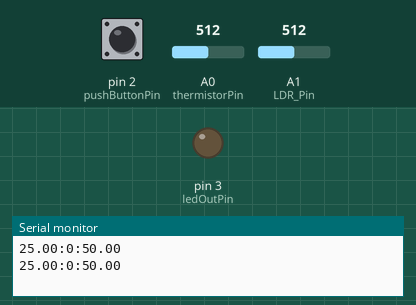
Recording of a sketch running on a simulated Arduino Uno, built with avr-gcc and run on an emulated ATmega328P. On the bench: output pins drawn as LEDs (lit = HIGH), the last lines printed to the serial monitor. The inputs (shaded band) are chosen by the test bench; at power-on: pin 2 (pushButtonPin) LOW, A0 (thermistorPin) = 512, A1 (LDR_Pin) = 512.

Above: at 1.2 s.
1.3 s: pin 2 (pushButtonPin) pulled HIGH for 0.15 s
At 2.1 s:
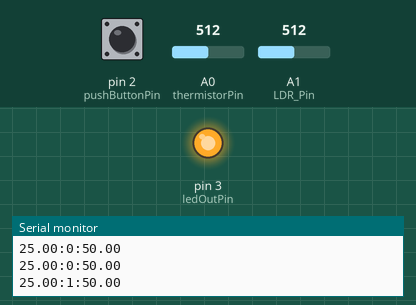
3.0 s: pin 2 (pushButtonPin) pulled HIGH for 1 s
At 4.5 s:
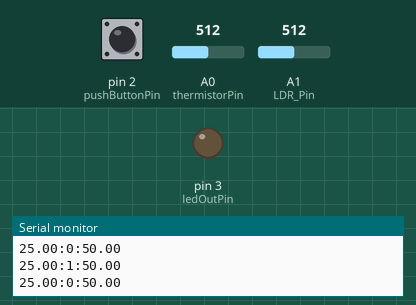
5.5 s: pin 2 (pushButtonPin) pulled HIGH for 3.2 s
At 9.1 s:
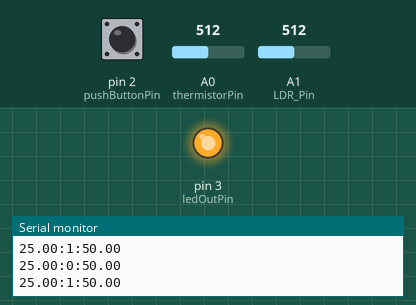
Timing chart, 0 to 10.6 s (numbered marks = the images above; inputs shaded):
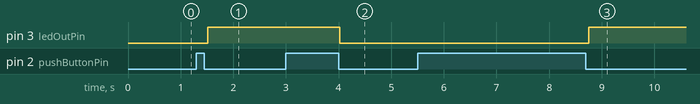

Measured:
- after the input at 1.3 s, pin 3 (ledOutPin): LOW → HIGH after 0.21 s
- after the input at 3.0 s, pin 3 (ledOutPin): HIGH → LOW after 1.0 s
- after the input at 5.5 s, pin 3 (ledOutPin): LOW → HIGH after 3.3 s

The sketch:

temp_light_sensor.ino
```cpp
/*
@Author Alp
Let's make a digital thermometer.. and add a photoresistor to get the temperature and luminance of an area.
The thermistor conversions and pieces of code could be found on http://playground.arduino.cc/ComponentLib/Thermistor2 .
*/

#include <math.h>
#include <Time.h>

int thermistorPin = A0; //analog pin 0
double tSaved = 0; //readable Temperature value
double tMax = 0;
double tMin = 100;
int LDR_Pin = A1; //analog pin 1
int lightVal = 0;
double luminance = 0.0; //readable percentage format for luminance.
boolean initFlag = true;
int ledOutPin = 3;
int pushButtonPin = 2;
int buttonState = 0;
int oldButtonState = 1;
int lightState = 1; //readable state of light
int serialSendingDelay = 10*60*1000; //miliseconds - AKA set to 10 minutes
int oldLightState = 0;
unsigned long lastUpdateTime = 0;
int buttonPressed = 0;

double Thermistor(int RawADC) {
 double Temp;
 Temp = log(10000.0*((1024.0/RawADC-1)));
 Temp = 1 / (0.001129148 + (0.000234125 + (0.0000000876741 * Temp * Temp ))* Temp );
 Temp = Temp - 273.15; // Convert Kelvin to Celcius
 return Temp;
}

int lightStateHandler() {
  buttonState = digitalRead(pushButtonPin);
  //Serial.println(buttonState);
  if(oldButtonState != buttonState)
  {
    oldButtonState = buttonState;
    if(oldButtonState==0)
    {
      buttonPressed = 1;
      if(lightState==0)
      {
        lightState = 1;
      }
      else
      {
        lightState = 0;
      }
      //Serial.println(lightState?"On":"Off");
      digitalWrite(ledOutPin, lightState);
    }
  }
  return buttonPressed;
}
int getLightState () {
     return lightState;
}

void printAll(){
  double luminance = (1024-lightVal);
//  Serial.print("TIME-");
//  Serial.print(millis()/1000);
//  Serial.print(" ");
//
  Serial.print(tSaved);
  Serial.print(":");
  Serial.print(getLightState());
  Serial.print(":");
  Serial.println(luminance/10.24);
}


void setup(){

  pinMode(ledOutPin, OUTPUT);
  pinMode(pushButtonPin, INPUT);
  Serial.begin(9600);
}

void loop(){
  int LDRReading = analogRead(LDR_Pin);
  int thermistorReading = analogRead(thermistorPin);
  double tCurrent = Thermistor(thermistorReading);
  unsigned long currentTime = millis();

  buttonPressed = lightStateHandler(); //burda biraz trick var, değeri değiştirmeden önce eski değeri alıyorum.

  if((tCurrent > tSaved+0.15) || (tCurrent < tSaved-0.15)){
    if(tCurrent>tMax) tMax = tCurrent;
    if(tCurrent<tMin) tMin = tCurrent;
    tSaved = tCurrent;
  }
  if((lightVal+15 < LDRReading) || (lightVal-15 > LDRReading))
  {
    lightVal = LDRReading;
  }

  if(currentTime>lastUpdateTime+serialSendingDelay)
  {
    printAll();
    lastUpdateTime = currentTime;
  }
  else if(initFlag) {
    printAll();
    initFlag = false;
  }
  else if(buttonPressed == 1)
  {
    printAll();
    lastUpdateTime = currentTime;
    buttonPressed = 0;
  }
  else
  {
    //do nothing, wait-don't send data.
    delay(100); //just here to slow down the output for easier reading
  }
}
```
